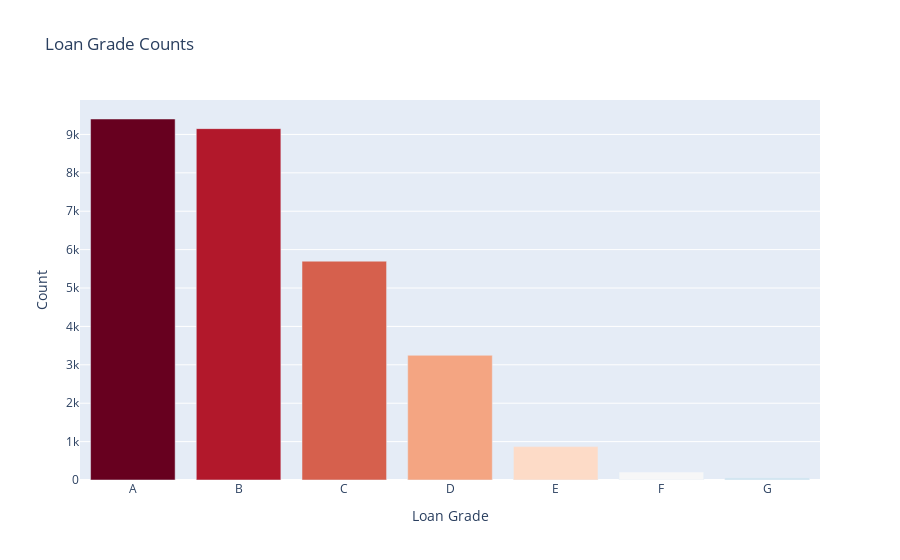

This figure's notebook cell:
### Code cell
# Bar Chart, Loan Grade Counts 
cdr_data_clean_loan = cdr_data_clean['loan_grade'].value_counts().reset_index()
cdr_data_clean_loan.columns = ['loan_grade', 'count']

fig = px.bar(
    cdr_data_clean_loan,
    x='loan_grade',
    y='count',
    title='Loan Grade Counts',
    color='loan_grade',
    color_discrete_sequence=px.colors.sequential.RdBu
)

fig.update_layout(
    xaxis_title='Loan Grade',
    yaxis_title='Count',
    showlegend=False  
)

fig.write_image(f"{output_dir}loan_grade_counts.png")
fig.show()

### Figure 1 — Plotly figure (JSON) as saved in the notebook; plotly's stock layout.template omitted (floating-point values rounded to 4 significant figures)
{"data": [{"alignmentgroup": "True", "hovertemplate": "loan_grade=%{x}<br>count=%{y}<extra></extra>", "legendgroup": "A", "marker": {"color": "rgb(103,0,31)", "pattern": {"shape": ""}}, "name": "A", "offsetgroup": "A", "orientation": "v", "showlegend": true, "textposition": "auto", "type": "bar", "x": ["A"], "xaxis": "x", "y": [9402], "yaxis": "y"}, {"alignmentgroup": "True", "hovertemplate": "loan_grade=%{x}<br>count=%{y}<extra></extra>", "legendgroup": "B", "marker": {"color": "rgb(178,24,43)", "pattern": {"shape": ""}}, "name": "B", "offsetgroup": "B", "orientation": "v", "showlegend": true, "textposition": "auto", "type": "bar", "x": ["B"], "xaxis": "x", "y": [9151], "yaxis": "y"}, {"alignmentgroup": "True", "hovertemplate": "loan_grade=%{x}<br>count=%{y}<extra></extra>", "legendgroup": "C", "marker": {"color": "rgb(214,96,77)", "pattern": {"shape": ""}}, "name": "C", "offsetgroup": "C", "orientation": "v", "showlegend": true, "textposition": "auto", "type": "bar", "x": ["C"], "xaxis": "x", "y": [5699], "yaxis": "y"}, {"alignmentgroup": "True", "hovertemplate": "loan_grade=%{x}<br>count=%{y}<extra></extra>", "legendgroup": "D", "marker": {"color": "rgb(244,165,130)", "pattern": {"shape": ""}}, "name": "D", "offsetgroup": "D", "orientation": "v", "showlegend": true, "textposition": "auto", "type": "bar", "x": ["D"], "xaxis": "x", "y": [3248], "yaxis": "y"}, {"alignmentgroup": "True", "hovertemplate": "loan_grade=%{x}<br>count=%{y}<extra></extra>", "legendgroup": "E", "marker": {"color": "rgb(253,219,199)", "pattern": {"shape": ""}}, "name": "E", "offsetgroup": "E", "orientation": "v", "showlegend": true, "textposition": "auto", "type": "bar", "x": ["E"], "xaxis": "x", "y": [870], "yaxis": "y"}, {"alignmentgroup": "True", "hovertemplate": "loan_grade=%{x}<br>count=%{y}<extra></extra>", "legendgroup": "F", "marker": {"color": "rgb(247,247,247)", "pattern": {"shape": ""}}, "name": "F", "offsetgroup": "F", "orientation": "v", "showlegend": true, "textposition": "auto", "type": "bar", "x": ["F"], "xaxis": "x", "y": [209], "yaxis": "y"}, {"alignmentgroup": "True", "hovertemplate": "loan_grade=%{x}<br>count=%{y}<extra></extra>", "legendgroup": "G", "marker": {"color": "rgb(209,229,240)", "pattern": {"shape": ""}}, "name": "G", "offsetgroup": "G", "orientation": "v", "showlegend": true, "textposition": "auto", "type": "bar", "x": ["G"], "xaxis": "x", "y": [59], "yaxis": "y"}], "layout": {"barmode": "relative", "legend": {"title": {"text": "loan_grade"}, "tracegroupgap": 0}, "showlegend": false, "title": {"text": "Loan Grade Counts"}, "xaxis": {"anchor": "y", "categoryarray": ["A", "B", "C", "D", "E", "F", "G"], "categoryorder": "array", "domain": [0, 1], "title": {"text": "Loan Grade"}}, "yaxis": {"anchor": "x", "domain": [0, 1], "title": {"text": "Count"}}}}
